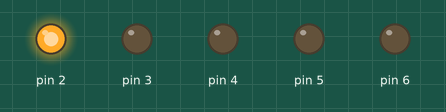
This sketch was run on a simulated Arduino Uno, built with avr-gcc and run on an emulated ATmega328P. On the bench: output pins drawn as LEDs (lit = HIGH).

Above: at 1.5 s.
At 4.5 s:
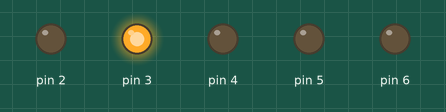
At 7.5 s:
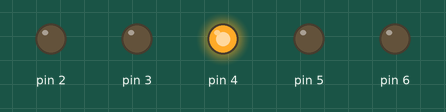
At 10.5 s:
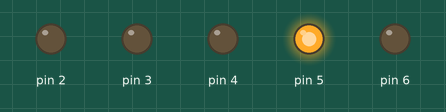
At 13.5 s:
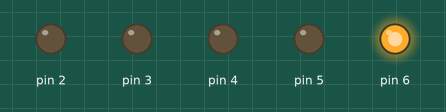
Timing chart, 0 to 19.5 s (numbered marks = the images above):
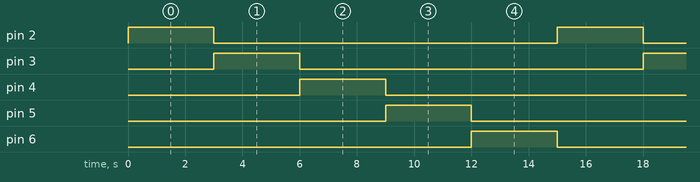

Measured:
- by itself, pin 2–6: alternates HIGH for 3.0 s and LOW for 12.0 s
- by itself, everything shown: repeats every 15.0 s, in 5 steps

The sketch:

sequencia_de_led1.ino
```cpp
// C++ code
//
int x = 0;

void setup()
{
  pinMode(2, OUTPUT);
  pinMode(3, OUTPUT);
  pinMode(4, OUTPUT);
  pinMode(5, OUTPUT);
  pinMode(6, OUTPUT);
}

void loop()
{
  while (1 == 1) {
    digitalWrite(2, HIGH);
    delay(3000); // Wait for 3000 millisecond(s)
    digitalWrite(2, LOW);
    digitalWrite(3, HIGH);
    delay(3000); // Wait for 3000 millisecond(s)
    digitalWrite(3, LOW);
    digitalWrite(4, HIGH);
    delay(3000); // Wait for 3000 millisecond(s)
    digitalWrite(4, LOW);
    digitalWrite(5, HIGH);
    delay(3000); // Wait for 3000 millisecond(s)
    digitalWrite(5, LOW);
    digitalWrite(6, HIGH);
    delay(3000); // Wait for 3000 millisecond(s)
    digitalWrite(6, LOW);
  }
}
```
